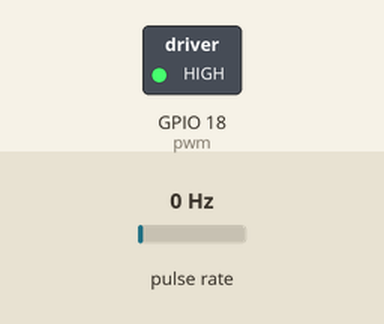
Recording of a sketch running on a simulated ESP32. Parts: switched loads named in the sketch (green lamp = pin HIGH). Wiring (inferred from the names in the program): pulse sensor: data GPIO 17. The test bench sets the inputs (shaded band); at power-on: pulse rate 0 Hz. What the sketch prints to the serial monitor is not drawn.

Above: at 0.1 s.
Timing chart, 0 to 1.6 s (numbered marks = the images above):
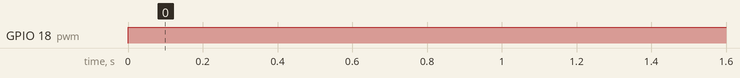

Measured:
- by itself, GPIO 18 (pwm): LOW → HIGH at 0.00 s

The sketch:

kendaliMotor_versi4_ESP.ino
```cpp
// include freeRTOS library
// #include <Arduino_FreeRTOS.h>

// include library Kalman Filter
#include "SimpleKalmanFilter.h"

#define pwm 18
#define encoderMotor 17

// setting PWM properties
const int freq = 256000;
const int pwmChannel = 0;
const int resolution = 8;

// PID controller
int speed_req = 27;    // in rpm
float speed_actual = 0;   // in rpm
double Kp = 5;
double Kd = 0.5;
double Ki = 0.1;
float error = 0;
float last_error = 0;
float sum_error = 0;

int PWM_val = 0;
float pidTerm = 0;

// for the encoder
double newposition;
double oldposition = 0;
double vel;
volatile double encoderMotorValue = 0;

// SimpleKalmanFilter(e_mea, e_est, q);
// e_mea: Measurement Uncertainty
// e_est: Estimation Uncertainty
// q: Process Noise
SimpleKalmanFilter simpleKalmanFilter(3, 3, 0.1);

void TaskSpeedRead_rpm( void *pvParameters );

void TaskPWMCalculator( void *pvParameters );

void setup() {
    Serial.begin(115200);
    // pinMode(dir1, OUTPUT);
    // pinMode(dir2, OUTPUT);
    // pinMode(pwm, OUTPUT);
    // digitalWrite(dir1, LOW);
    // digitalWrite(dir2, HIGH);
    // configure LED PWM functionalitites

    xTaskCreate(
    TaskSpeedRead_rpm
    ,  "SpeedRead_rpm"    // A name just for humans
    ,  10000  // This stack size can be checked & adjusted by reading the Stack Highwater
    ,  NULL
    ,  1  // Priority, with 3 (configMAX_PRIORITIES - 1) being the highest, and 0 being the lowest.
    ,  NULL );

    xTaskCreate(
    TaskPWMCalculator
    ,  "PWMCalculator"    // A name just for humans
    ,  10000  // This stack size can be checked & adjusted by reading the Stack Highwater
    ,  NULL
    ,  0  // Priority, with 3 (configMAX_PRIORITIES - 1) being the highest, and 0 being the lowest.
    ,  NULL );
}

void loop() {
    delay(1000);

    // ------------------------- Task Running -------------------------- //
}

void TaskPWMCalculator(void *pvParameters)  // This is a task.
{
    (void) pvParameters;

    ledcSetup(pwmChannel, freq, resolution);

    // attach the channel to the GPIO to be controlled
    ledcAttachPin(pwm, pwmChannel);

    for (;;) // A Task shall never return or exit.
    {
        // PID calculation
        error = speed_req - speed_actual;
        pidTerm = (Kp * error) + (Kd * (error - last_error)) + sum_error * Ki + 120;
        last_error = error;
        sum_error += error;
        sum_error = constrain(sum_error, -2000, 2000);
        PWM_val = constrain(pidTerm, 0, 255);

        // PWM signal
        ledcWrite(pwmChannel, PWM_val);

        // printMotorInfo();
        vTaskDelay(40);
    }
}

void TaskSpeedRead_rpm(void *pvParameters)  // This is a task.
{
    (void) pvParameters;

    pinMode(encoderMotor, INPUT_PULLUP);
    attachInterrupt(encoderMotor, updateEncoderMotor, CHANGE);    // encoderMotorValue will increase whenever any CHANGE

    for (;;) // A Task shall never return or exit.
    {
        // motor use gear ratio 1 : 46.8512
        // speed from high speed gear
        // every 1 rotation encoderMotorValue equal to 22
        newposition = encoderMotorValue / 22;
        vel = (newposition - oldposition);
        oldposition = newposition;

        float real_valueRPS = vel * 50;    // rps
        // Serial.print(real_valueRPS);
        // Serial.print(" ");

        // filtering the sensor read
        real_valueRPS = simpleKalmanFilter.updateEstimate(real_valueRPS);

        // speed from slow speed gear
        float real_valueRPM = (real_valueRPS / (1.8 * 46.8512)) * 60;
        speed_actual = real_valueRPM;
        Serial.print(speed_req);
        Serial.print(" ");
        Serial.println(speed_actual);

        vTaskDelay(20);
    }
}

// function for printing data
void printMotorInfo() {
    // Serial.print("Setpoint: ");    Serial.println(speed_req);
    // Serial.print("Speed RPM: ");    Serial.println(speed_actual);
    // Serial.print("error: ");     Serial.println(error);
    // Serial.print("last error: ");     Serial.println(last_error);
    // Serial.print("sum error: ");     Serial.println(sum_error);
    // Serial.print("PWM_val: ");      Serial.println(PWM_val);
    // Serial.print("PID Term: ");     Serial.println(pidTerm);
    Serial.print(speed_req);
    Serial.print("\t");
    Serial.println(speed_actual);
}

// interrupt when any change happen
void updateEncoderMotor(){
    encoderMotorValue ++;
}
```
